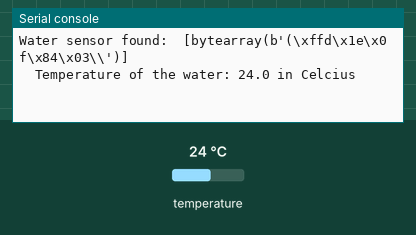
Bench run of a program on a simulated Raspberry Pi Pico running MicroPython. On the bench: the last lines printed to the serial console. The test bench sets the inputs (shaded band); at power-on: temperature 24 °C.

Above: at 1.2 s.
1.3 s: temperature set to 12 °C
At 3.4 s:
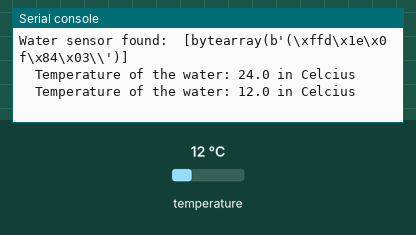
3.7 s: temperature set to 19 °C
At 4.7 s:
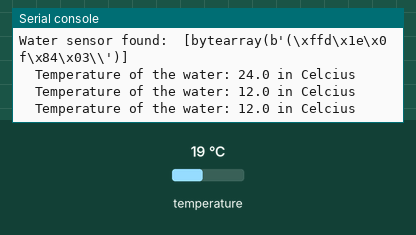
Timing chart, 0 to 6.7 s (numbered marks = the images above; inputs shaded):
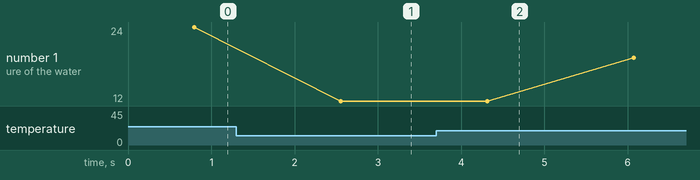

Measured:
- after the input at 1.3 s, the serial console: prints a new line after 1.3 s (image 1)
- plotted number 1: 24 → 12 after the input at 1.3 s, 12 → 19 after the input at 3.7 s

The program:

water_temp_reader.py
```python
import machine, onewire, ds18x20, time

# Connect DS18B20 data pin to GP15

data_pin = machine.Pin(15)
ds = ds18x20.DS18X20(onewire.OneWire(data_pin)) #using libraries
roms = ds.scan()

if not roms:
    print("Water sensor could not be found")

else:   #else statement
    print("Water sensor found: ", roms)   #water sensor's location

def read_water_temp():

    """Valuez from the water sensor""" #this statement would be visible
    if not roms:
        return None  # Sensor not found
    ds.convert_temp()
    time.sleep_ms(750)    #sleep time
    temp =  ds.read_temp(roms[0])
    return round(temp, 2)

if __name__ ==  "__main__":

    while True:
        temp =   read_water_temp()
        sleeping_time_value=1  #defing the sleeping time
        print(f"  Temperature of the water: {temp} in Celcius") # printing the actual value
        time.sleep( sleeping_time_value ) #intervals for the data
```
